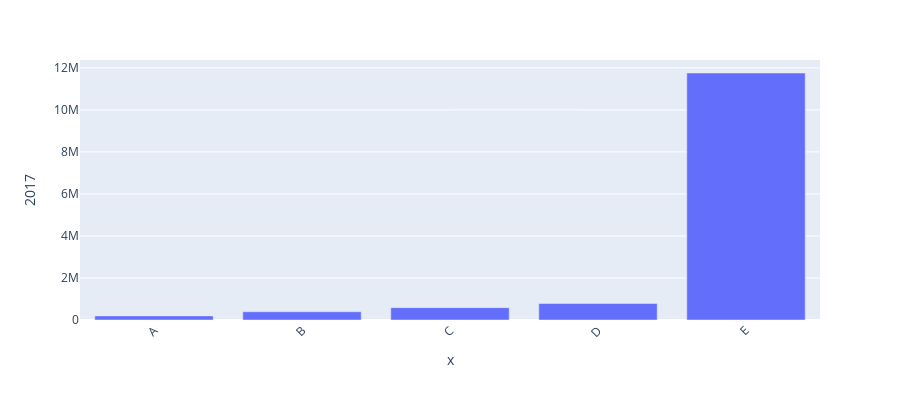

Source (notebook cell):
### Code cell
### Quiz 2
fig = px.bar(df * 2,
             x = df.index,
             y = '2017',
             height=400)
fig.update_layout(xaxis_tickangle = -45)
fig.show()

### Figure 1 — Plotly figure (JSON) as saved in the notebook; plotly's stock layout.template omitted (floating-point values rounded to 4 significant figures)
{"data": [{"alignmentgroup": "True", "hoverlabel": {"namelength": 0}, "hovertemplate": "x=%{x}<br>2017=%{y}", "legendgroup": "", "marker": {"color": "#636efa"}, "name": "", "offsetgroup": "", "orientation": "v", "showlegend": false, "textposition": "auto", "type": "bar", "x": ["A", "B", "C", "D", "E"], "xaxis": "x", "y": [195900.0, 391823, 587700.0, 783600.0, 11750000.0], "yaxis": "y"}], "layout": {"barmode": "relative", "height": 400, "legend": {"tracegroupgap": 0}, "margin": {"t": 60}, "xaxis": {"anchor": "y", "domain": [0, 1], "tickangle": -45, "title": {"text": "x"}}, "yaxis": {"anchor": "x", "domain": [0, 1], "title": {"text": "2017"}}}}
